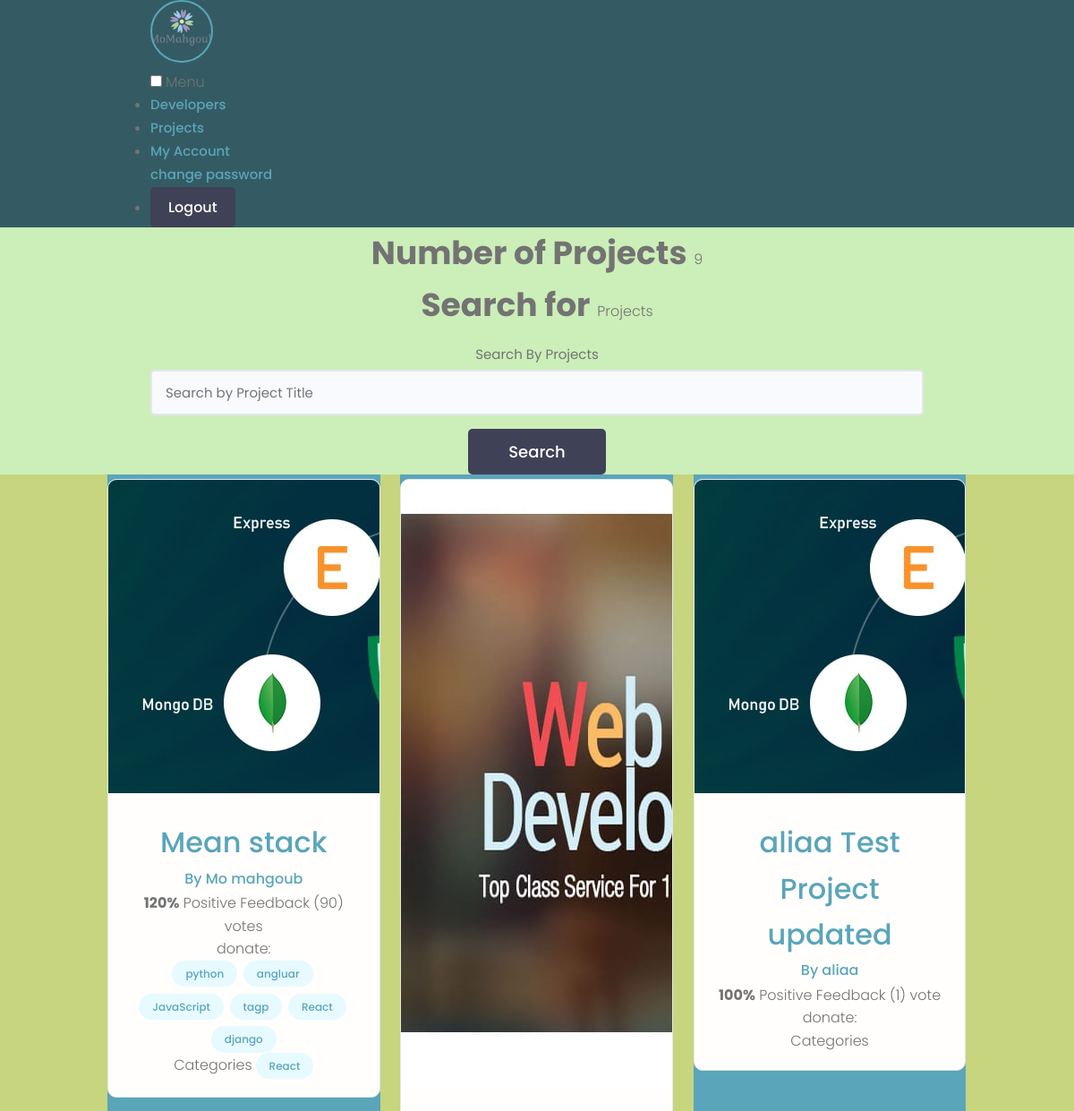
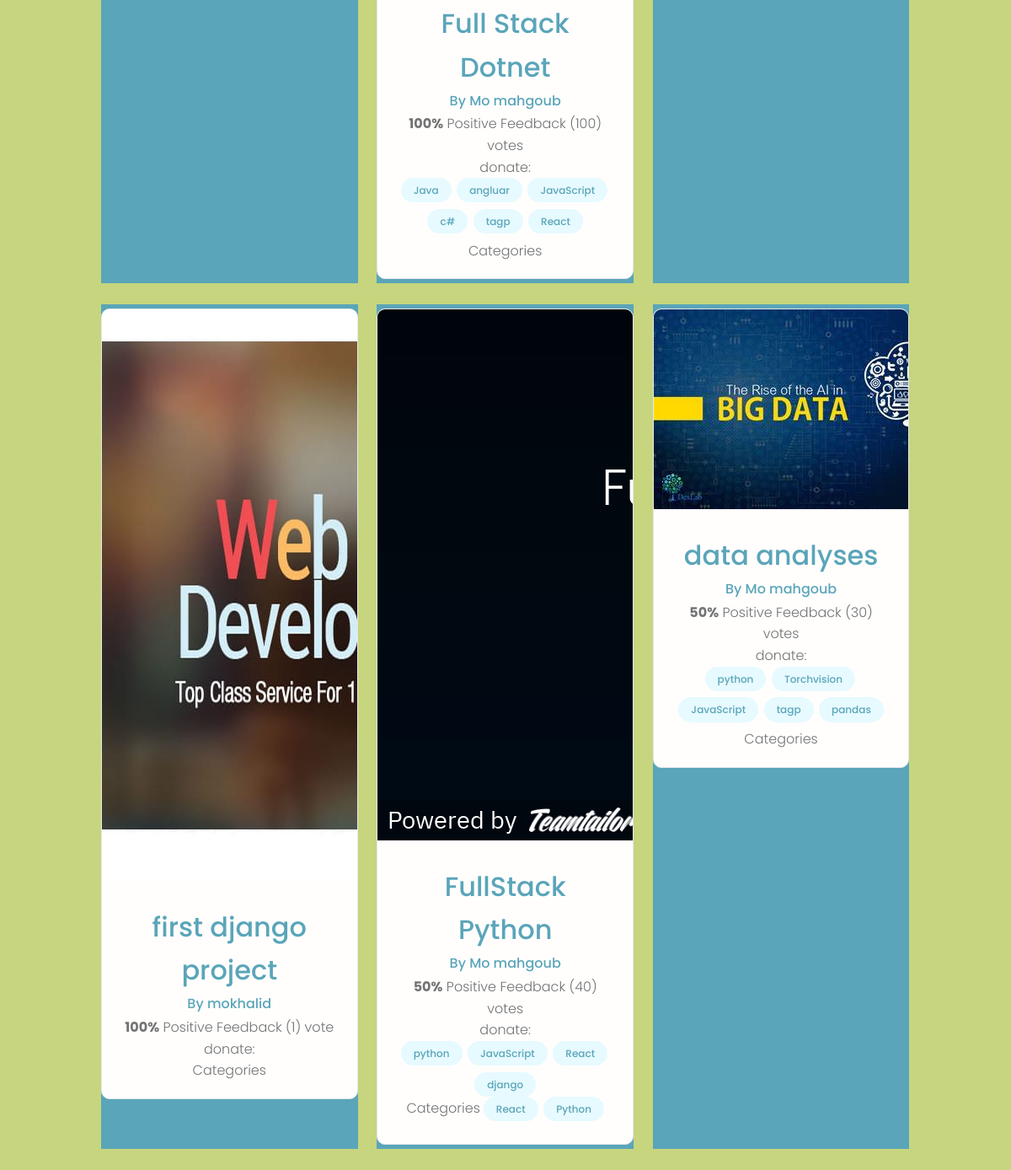
Page / (signed in) on the earlier database version (2 pictures, top to bottom).
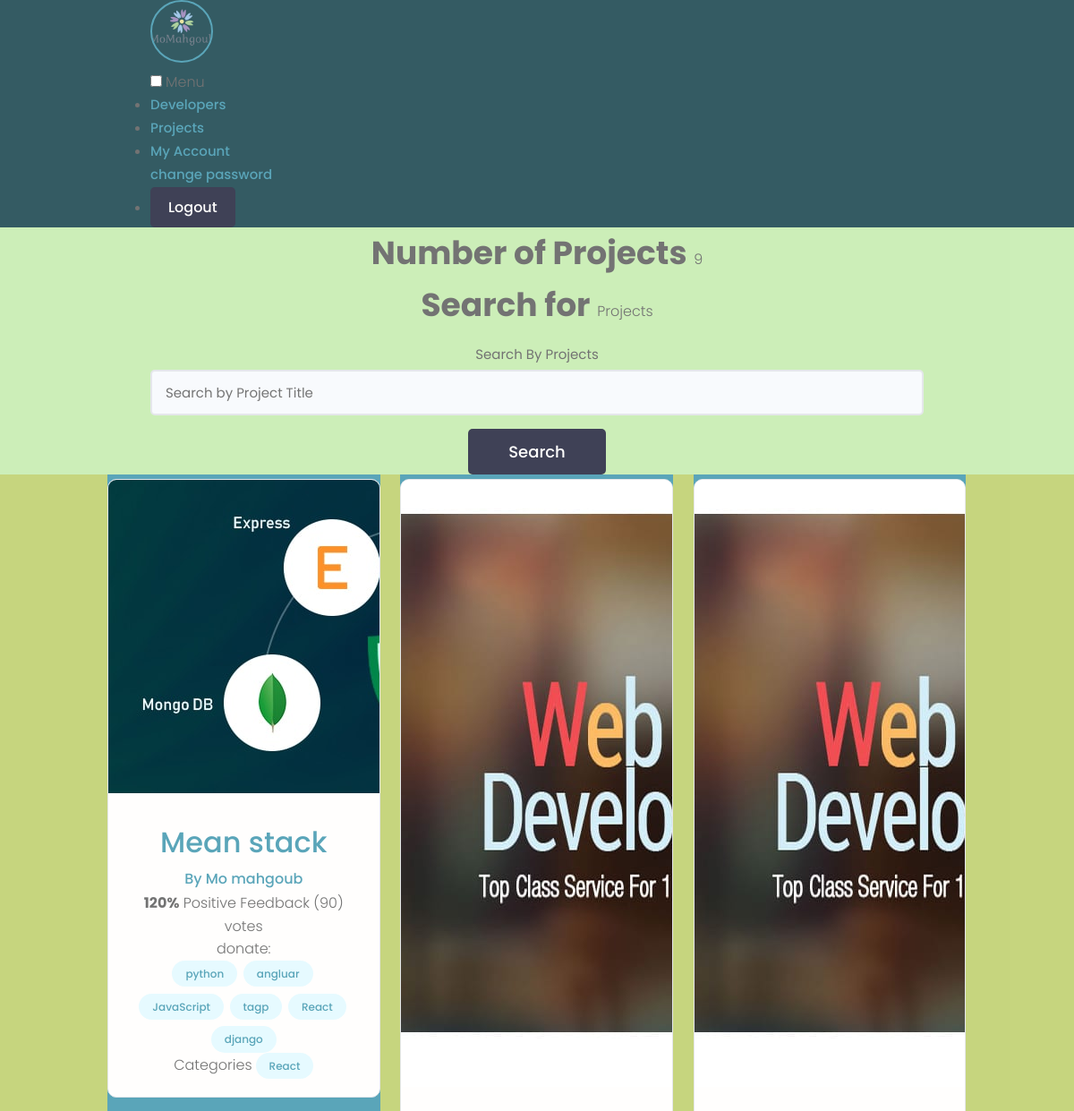
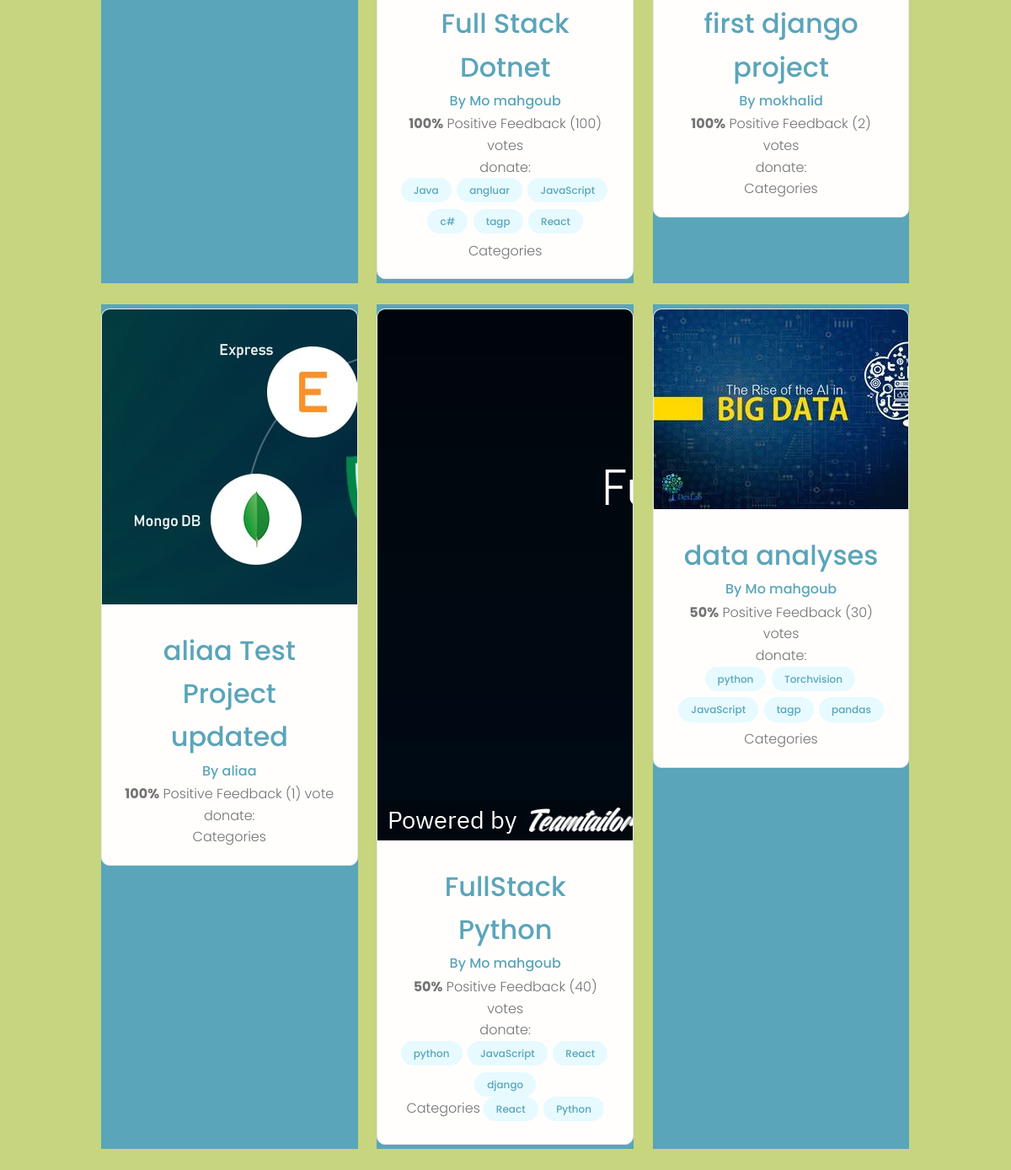
Same page on the later database version (2 pictures, top to bottom).
### projects/models.py (models this page shows, shortened)
class Project(models.Model):
    owner = models.ForeignKey(Profile, null=True, on_delete=models.SET_NULL)
    title = models.CharField(max_length=200)
    description = models.TextField(null=True, blank=True)
    featured_image = models.ImageField(
        null=True, blank=True, default="default.jpg")
    demo_link = models.CharField(max_length=500, null=True, blank=True)
    source_link = models.CharField(max_length=500, null=True, blank=True)
    total_budget = models.IntegerField(
        default=250000, null=True, blank=True, validators=[MaxValueValidator(250000), MinValueValidator(1)])
    tags = models.ManyToManyField('Tag', blank=True)
    category = models.ManyToManyField('Category', blank=True)
    vote_total = models.IntegerField(default=0, null=True, blank=True)
    vote_ratio = models.IntegerField(default=0, null=True, blank=True)
    end_date = models.DateTimeField(null=True, blank=True)
    created = models.DateTimeField(auto_now_add=True)
    id = models.UUIDField(default=uuid.uuid4, unique=True,
                          primary_key=True, editable=False)
    class Meta:
        ordering = ['-vote_ratio', '-vote_total', 'title']

class Tag(models.Model):
    name = models.CharField(max_length=200)
    created = models.DateTimeField(auto_now_add=True)
    id = models.UUIDField(default=uuid.uuid4, unique=True,
                          primary_key=True, editable=False)
    def __str__(self):
        return self.name

class Category(models.Model):
    name = models.CharField(max_length=200)
    created = models.DateTimeField(auto_now_add=True)
    id = models.UUIDField(default=uuid.uuid4, unique=True,
                          primary_key=True, editable=False)
    def __str__(self):
        return self.name

### users/models.py (models this page shows, shortened)
class Profile(models.Model):
    user = models.OneToOneField(
        User, on_delete=models.CASCADE, null=True, blank=True)
    name = models.CharField(max_length=140, blank=True, null=True)
    email = models.EmailField(max_length=100, blank=True, null=True)
    username = models.CharField(max_length=140, blank=True, null=True)
    phone = PhoneNumberField(max_length=12, null=True,
                             blank=True)
    head_line = models.CharField(max_length=300, blank=True, null=True)
    bio = models.TextField(blank=True, null=True)
    profile_image = models.ImageField(
        null=True, blank=True, upload_to="profiles/", default="profiles/user-default.png")
    social_github = models.CharField(max_length=200, blank=False, null=True)
    social_linkedIn = models.CharField(max_length=200, blank=False, null=True)
    social_stackOverflow = models.CharField(
        max_length=200, blank=True, null=False)
    social_website = models.CharField(max_length=200, blank=True, null=False)
    social_twitter = models.CharField(max_length=200, blank=True, null=False)
    created = models.DateTimeField(auto_now_add=True)
    location = models.OneToOneField(
        'Location', blank=True, null=True, on_delete=models.SET_NULL)
    id = models.UUIDField(default=uuid.uuid4, unique=True,
                          primary_key=True, editable=False)

### projects/views.py (the view)
# urls.py: path('', include('projects.urls')),
@login_required(login_url="login")
def projects(request):
    projects = searchProjects(request)
    projectcount=Project.objects.all().count()
    context = {'projects': projects,
    'projectcount':projectcount
    }
    return render(request, 'projects/project.html', context)

### projects/utils.py (called while the page is built)
def searchProjects(request):
    search_query = ''
    if request.GET.get('search_query'):
        search_query = request.GET.get('search_query')
    tags = Tag.objects.filter(name__icontains=search_query)
    projects = Project.objects.distinct().filter(
        Q(title__icontains=search_query) |
        Q(description__icontains=search_query) |
        Q(owner__name__icontains=search_query) |
        Q(tags__in=tags))
    return projects

### projects/templates/projects/project.html (shortened to what this page needs)
{% extends 'main.html' %}
{% block content %}
<main class="projects">
  <section style="background-color: #cceeb8;" class="hero-section text-center">
    <div class="container container--narrow">
      <div class="hero-section__box">
        <h2>Number of Projects <span>{{projectcount}}</span></h>
        <h2>Search for <span>Projects</span></h2>
      </div>
      <div class="hero-section__search">
        <form class="form" action="{% url 'projects' %}" method="get">
          <div class="form__field">
            <label for="formInput#search">Search By Projects </label>
            <input class="input input--text" id="formInput#search" type="text" name="search_query"
              placeholder="Search by Project Title" />
          </div>
          <input class="btn btn--sub btn--lg" type="submit" value="Search" />
        </form>
      </div>
    </div>
  </section>
  <section style="background-color: #C6D57E;" class="projectsList">
    <div class="container">
      <div class="grid grid--three">
        {% for items in projects|slice:'6' %}
        <div class="column">
          <div class="card project">
            <a href="{% url 'project' items.id  %}" class="project">
              <img class="project__thumbnail" src="{{items.featured_image.url}}" alt="project thumbnail" />
              <div class="card__body">
                <h3 class="project__title">{{items.title}}</h3>
                <p><a class="project__author" href="{% url 'profiles' %}">By {{items.owner.name}} </a></p>
                <p class="project--rating">
                  <span style="font-weight: bold;">{{items.vote_ratio}}%</span> Positive
                  Feedback ({{items.vote_total}}) vote{{items.vote_total|pluralize:'s'}}
                </p>
                <div>
                  <span> donate:{{formdonate.donation_amount}}</span>
                </div>
                <div class="project__tags">
                  {% for tag in items.tags.all %}
                  <span class="tag tag--pill tag--main">
                    <small>{{tag}}</small>
                  </span>
                  {% endfor %}
                </div>
                <div class="project__tags">
                  <span>Categories</span>
                  {% for cat in items.category.all %}
                  <span class="tag tag--pill tag--main">
                    <small>{{cat}}</small>
                  </span>
                  {% endfor %}
                </div>
              </div>
            </a>
          </div>
        </div>
        {% endfor %}
      </div>
    </div>
  </section>
</main>
{% endblock content %}

### templates/main.html (shortened to what this page needs)
<!DOCTYPE html>
{% load static %}
<html lang="en">
<head>
    <link rel="stylesheet" href="https://cdn.iconmonstr.com/1.3.0/css/iconmonstr-iconic-font.min.css" />
    <link rel="stylesheet" href=" {% static 'uikit/styles/uikit.css' %} " />
    <link rel="stylesheet" href=" {% static 'styles/app.css' %} " />
</head>
<body>
    {% include 'navbar.html' %}
    {% block content %}
    {% endblock content %}
</body>
</html>

### templates/navbar.html (shortened to what this page needs)
{% load static %}
<header style="background-color: #345B63;" class="header">
  <div class="container container--narrow">
    <a href="{% url 'projects' %}" class="header__logo">
      <img style="float: left;" class="avatar avatar--md" src=" {% static  'images/stars.png' %} "
        alt="Logo" />
    </a>
    <nav class="header__nav">
      <input type="checkbox" id="responsive-menu" />
      <label for="responsive-menu" class="toggle-menu">
        <span>Menu</span>
      </label>
      <ul class="header__menu">
        <li class="header__menuItem"><a href="{% url 'profiles' %}">Developers</a></li>
        <li class="header__menuItem"><a href="{% url 'projects' %}">Projects</a></li>
        {% if request.user.is_authenticated %}
        <li class="header__menuItem"><a href="{% url 'account'  %}">My Account</a></li>
        <a class="header__menuItem" href="{%url 'change_password'%}">change password</a>
        <li class="header__menuItem"><a href="{% url 'logout' %}" class="btn btn--sub">Logout</a></li>
        {% else %}
        <li class="header__menuItem"><a href="{% url 'login' %}" class="btn btn--sub">Login/Sign Up</a></li>
        {% endif %}
      </ul>
    </nav>
  </div>
</header>

### static/uikit/app.css (style rules this page uses)
.layout > .column, .grid > .column { color: var(--color-light); text-align: center; background: var(--color-main); }

### static/uikit/styles/modules/_variables.css (style rules this page uses)
:root { --color-main: #5aa5b9; --color-main-light: #e6faff; --color-sub: #3f4156; --color-sub-light: #51546e; --color-sub-lighter: #ededfd; --color-text: #737373; --color-gray: #8b8b8b; --color-light: #e5e7eb; --color-light-gray: #767676; --color-bg: #f8fafd; --color-white: #fffefd; --color-white-light: #f3f3f3; --color-success: #359e64; --color-success-bg: #def8e8; --color-error: #fc4b0b; --color-error-bg: #fff2ee; --font-base: 'Poppins', arial, helvetica, 'Segoe UI', roboto, ubuntu, sans-serif; --font-monospace: 'Fira Code', 'Courier New', courier, monospace; --font-regular: 300; --font-medium: 500; --font-bold: 700; --generic-shadow: 1px 1px 5px #00000010; --generic-transition: all 0.3s ease-in-out; }

### static/uikit/styles/modules/_base.css (style rules this page uses)
* { margin: 0; padding: 0; box-sizing: border-box; text-rendering: optimizeLegibility; color: inherit; font-size: inherit; }
html { font-size: 50%; }
@media only screen and (min-width: 480px) { html { font-size: 56.25%; } }
@media only screen and (min-width: 1200px) { html { font-size: 62.5%; } }
body { line-height: 1.6; font-weight: 400; font-size: 1.5rem; color: var(--color-text); background-color: var(--color-bg); min-height: 100vh; }

### static/uikit/styles/modules/_typography.css (style rules this page uses)
* { font-family: var(--font-base); }
h2 { font-size: 3.6rem; font-weight: var(--font-bold); }
h3 { font-size: 3.2rem; font-weight: var(--font-medium); }
p, span, strong { font-size: 1.6rem; color: var(--color-text); font-weight: var(--font-regular); }
a { padding-bottom: 2px; text-decoration: none; display: inline-block; color: var(--color-main); font-weight: var(--font-medium); }

### static/uikit/styles/modules/_utilities.css (style rules this page uses)
.container { width: 92%; max-width: 165rem; margin: 0 auto; box-sizing: border-box; }
.container--narrow { width: 92%; max-width: 120rem; }
@media screen and (min-width: 1000px) { .container { width: 90%; } }
@media screen and (min-width: 1000px) { .container--narrow { width: 85%; } }
@media screen and (min-width: 1200px) { .container { width: 80%; } }
@media screen and (min-width: 1200px) { .container--narrow { width: 72%; } }
.text-center { text-align: center; }

### static/uikit/styles/modules/_avatar.css (style rules this page uses)
.avatar { border-radius: 50%; border: 2px solid var(--color-main); object-fit: cover; }
.avatar--md { height: 7rem; width: 7rem; }

### static/uikit/styles/modules/_button.css (style rules this page uses)
.btn { display: inline-block; position: relative; cursor: pointer; background-color: var(--color-light); font-weight: var(--font-medium); color: var(--color-sub); text-decoration: none; padding: 1rem 2rem; border-radius: 0.5rem; border: none; width: -webkit-fit-content; width: -moz-fit-content; width: fit-content; height: -webkit-fit-content; height: -moz-fit-content; height: fit-content; font-size: 1.6rem; outline-width: 0; outline-color: transparent; -webkit-backface-visibility: hidden; backface-visibility: hidden; transition: all 0.3s ease-in-out; }
.btn--sub { background-color: var(--color-sub); color: var(--color-white); }
.btn--lg { font-size: 1.8rem; padding: 1.2rem 4.5rem; }

### static/uikit/styles/modules/_card.css (style rules this page uses)
.card { border-radius: 1rem; background-color: var(--color-white); border: 1.5px solid var(--color-light); width: auto; height: auto; margin-top: 0.5rem; margin-bottom: 0.5rem; overflow: hidden; }
.card__body, .card__header { padding: 2rem 2.5rem; }

### static/uikit/styles/modules/_form.css (style rules this page uses)
.form { display: block; }
.form__field { margin-top: 1.5rem; margin-bottom: 1.5rem; }
.form__label, .form__field > label { display: block; margin-bottom: 0.5rem; color: var(--color-text); }
input.input[type='text'], input.input[type='email'], input.input[type='password'], input.input[type='number'], textarea.input { min-width: 24rem; width: 100%; padding: 1.2rem 1.5rem; border-radius: 0.5rem; border: 2px solid var(--color-light); transition: all 0.3s ease-in-out; background-color: var(--color-bg); }

### static/uikit/styles/modules/_tag.css (style rules this page uses)
.tag { display: inline-flex; align-items: center; background-color: var(--color-sub); height: -webkit-fit-content; height: -moz-fit-content; height: fit-content; width: -webkit-fit-content; width: -moz-fit-content; width: fit-content; border-radius: 0.5rem; padding: 0.5rem 1.5rem; font-size: 1.2rem; cursor: pointer; }
.tag:not(:last-child) { margin-right: 0.25rem; margin-bottom: 0.75rem; }
.tag > small { color: var(--color-white); }
.tag--pill { border-radius: 5rem; }
.tag--main, .tag--main > small { background: var(--color-main-light); color: var(--color-main); font-weight: 500; }

Differences in the rows shown:
changed Project "first django project": vote_total "1" → "2"; moves up the list
